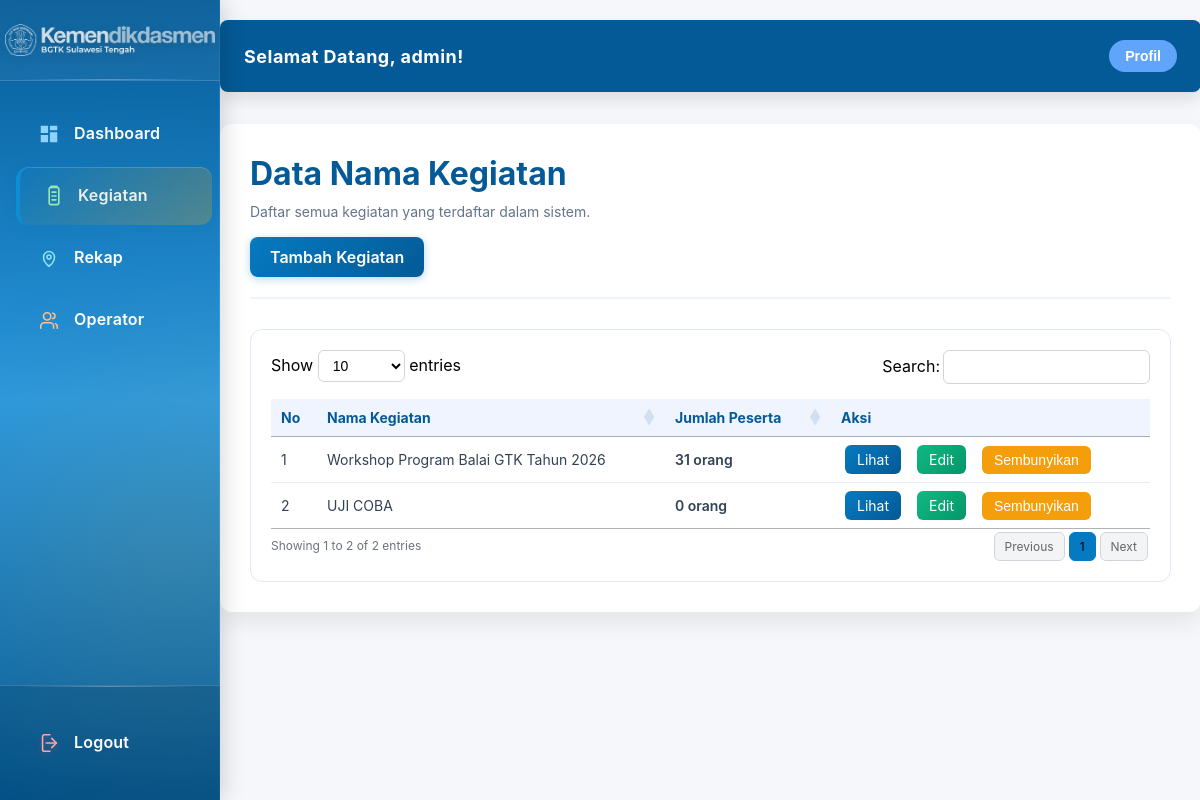
The page /admin/kegiatan (signed in) on the database as committed earlier.
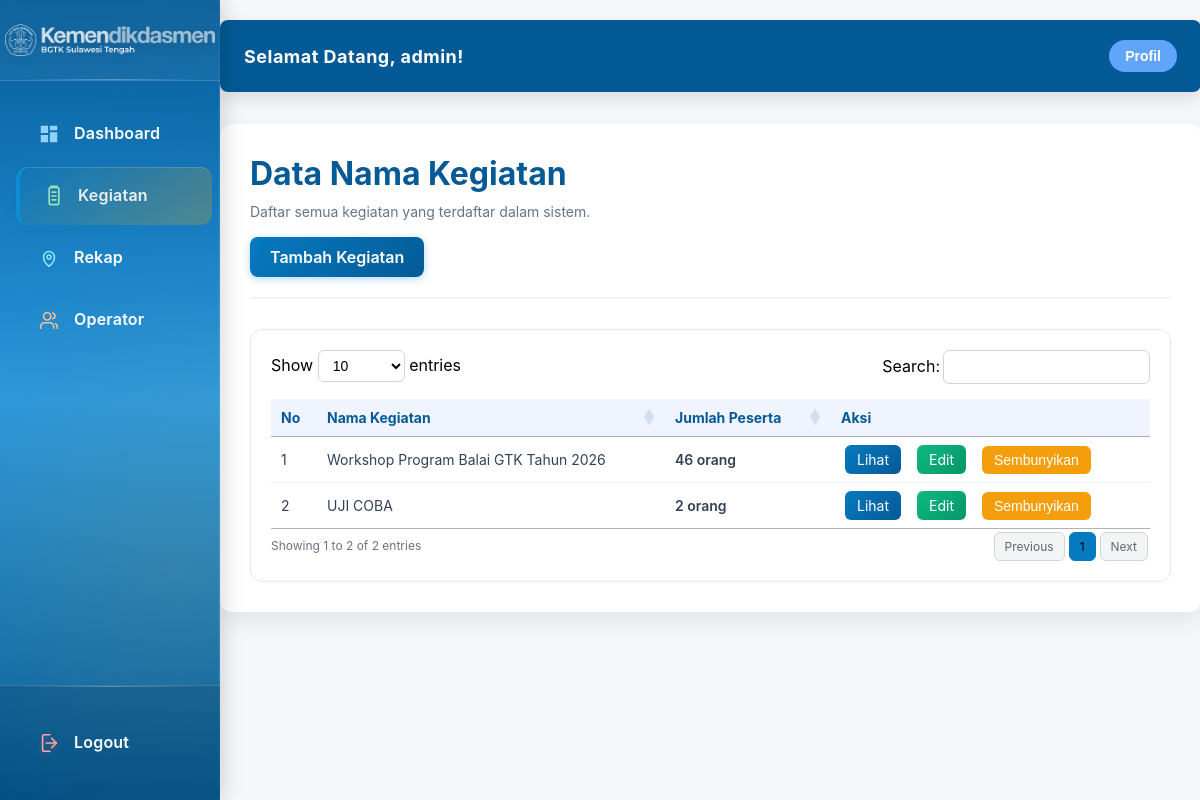
The same page on the database as committed later.
### tables this page shows
CREATE TABLE kegiatan_master (
            id INTEGER PRIMARY KEY AUTOINCREMENT,
            nama_kegiatan TEXT NOT NULL,
            waktu_pelaksanaan VARCHAR(100) NOT NULL,
            tempat_pelaksanaan VARCHAR(200) NOT NULL,
            created_at TIMESTAMP DEFAULT CURRENT_TIMESTAMP,
            updated_at TIMESTAMP DEFAULT CURRENT_TIMESTAMP
        , is_hidden INTEGER DEFAULT 0);

### app.py (the view)
@app.route('/admin/kegiatan')
@admin_required
def admin_kegiatan():
    connection = get_db_connection()
    if connection is None:
        flash('Koneksi database gagal!', 'error')
        return render_template('admin/admin-kegiatan.html', kegiatan_list=[], username=get_username(), user_role=get_user_role())
    user_id = get_user_id()
    user_role = get_user_role()
    try:
        cursor = connection.cursor()
        if user_role == 'operator':
            cursor.execute("""
                SELECT
                    k.nama_kegiatan,
                    COALESCE(COUNT(b.id), 0) as jumlah_peserta,
                    k.id as kegiatan_id,
                    COALESCE(k.is_hidden, 0) as is_hidden
                FROM kegiatan_master k
                INNER JOIN operator_kegiatan ok ON k.id = ok.kegiatan_id
                LEFT JOIN biodata_kegiatan b ON TRIM(k.nama_kegiatan) = TRIM(b.nama_kegiatan)
                WHERE ok.user_id = ?
                    AND TRIM(k.nama_kegiatan) != ''
                GROUP BY k.id, k.nama_kegiatan, k.is_hidden
                ORDER BY k.id DESC
            """, (user_id,))
        else:
            cursor.execute("""
                SELECT
                    k.nama_kegiatan,
                    COALESCE(COUNT(b.id), 0) as jumlah_peserta,
                    k.id as kegiatan_id,
                    COALESCE(k.is_hidden, 0) as is_hidden
                FROM kegiatan_master k
                LEFT JOIN biodata_kegiatan b ON TRIM(k.nama_kegiatan) = TRIM(b.nama_kegiatan)
                WHERE TRIM(k.nama_kegiatan) != ''
                GROUP BY k.id, k.nama_kegiatan, k.is_hidden
                ORDER BY k.id DESC
            """)
        kegiatan_list = cursor.fetchall()
    except sqlite3.Error as e:
        flash(f'Terjadi kesalahan saat mengambil data: {str(e)}', 'error')
        kegiatan_list = []
    finally:
        if connection:
            cursor.close()
            connection.close()
    return render_template('admin/admin-kegiatan.html', kegiatan_list=kegiatan_list, username=get_username(), user_role=get_user_role())

### app.py (called while the page is built)
def get_db_connection():
    try:
        connection = sqlite3.connect(DB_PATH, check_same_thread=False)
        connection.row_factory = sqlite3.Row  # Enable dictionary-like access
        connection.execute('PRAGMA foreign_keys = ON')
        return connection
    except sqlite3.Error as e:
        print(f"❌ Error connecting to SQLite: {e}")
        print(f"   Database path: {DB_PATH}")
        return None

def is_logged_in():
    return session.get('logged_in', False)

def get_user_id():
    return session.get('user_id')

def get_user_role():
    return session.get('user_role', 'user')

def is_admin():
    return session.get('is_admin', False)

def get_username():
    return session.get('username')

def get_user_display_name():
    user_nama = session.get('user_nama')
    username = session.get('username')
    return user_nama if user_nama else (username if username else 'Admin')

@app.before_request
def refresh_session():
    if session.get('logged_in'):
        session.permanent = True
        session.modified = True

### templates/admin/admin-kegiatan.html (shortened to what the changed rows need)
<!DOCTYPE html>
<html lang="id">
<head>
    <link rel="stylesheet" href="{{ url_for('static', filename='css/admin.css') }}">
    <link rel="stylesheet" href="https://cdn.datatables.net/1.13.7/css/jquery.dataTables.min.css">
</head>
<body>
    <div class="admin-wrapper">
        <main class="main-content">
            <div class="container">
                <div class="header">
                    <div>
                        <h1>Data Nama Kegiatan</h1>
                    </div>
                </div>
                <div class="kegiatan-card">
                    {% if kegiatan_list %}
                        <div class="kegiatan-table-wrapper">
                            <table id="kegiatanTable" class="kegiatan-table">
                                <thead>
                                    <tr>
                                        <th>No</th>
                                        <th>Nama Kegiatan</th>
                                        <th>Jumlah Peserta</th>
                                        <th>Aksi</th>
                                    </tr>
                                </thead>
                                <tbody>
                                    {% for kegiatan in kegiatan_list %}
                                    <tr>
                                        <td></td>
                                        <td>{{ kegiatan.nama_kegiatan }}</td>
                                        <td class="jumlah-cell" data-order="{{ kegiatan.jumlah_peserta }}">{{ kegiatan.jumlah_peserta }} orang</td>
                                        <td class="action-cell">
                                            <div class="action-buttons">
                                                <a href="{{ url_for('admin_detail_kegiatan', nama_kegiatan=kegiatan.nama_kegiatan) }}" class="btn-view" style="text-decoration: none; display: inline-block;">
                                                    Lihat
                                                </a>
                                                <a href="{% if user_role == 'operator' %}{{ url_for('operator_edit_kegiatan', kegiatan_id=kegiatan.kegiatan_id) }}{% else %}{{ url_for('admin_edit_kegiatan', kegiatan_id=kegiatan.kegiatan_id) }}{% endif %}" class="btn-edit-kegiatan" style="text-decoration: none; display: inline-block; padding: 6px 12px; margin: 0 4px; background: linear-gradient(135deg, #10b981 0%, #059669 100%); color: white; border: none; border-radius: 6px; font-size: 14px; cursor: pointer; transition: box-shadow 0.2s ease;">
                                                    Edit
                                                </a>
                                                {% if user_role != 'operator' %}
                                                <form method="POST" action="{{ url_for('toggle_hide_kegiatan', kegiatan_id=kegiatan.kegiatan_id) }}" style="display: inline-block; margin: 0 4px;">
                                                    <button type="submit"
                                                            class="btn-toggle-hide"
                                                            data-kegiatan-name="{{ kegiatan.nama_kegiatan }}"
                                                            data-is-hidden="{{ kegiatan.is_hidden }}"
                                                            onclick="confirmToggleHide(event, this); return false;"
                                                            style="padding: 6px 12px; margin: 0; color: white; border: none; border-radius: 6px; font-size: 14px; cursor: pointer; transition: box-shadow 0.2s ease;">
                                                        {% if kegiatan.is_hidden == 1 %}Tampilkan{% else %}Sembunyikan{% endif %}
                                                    </button>
                                                </form>
                                                {% endif %}
                                            </div>
                                        </td>
                                    </tr>
                                    {% endfor %}
                                </tbody>
                            </table>
                        </div>
                    {% else %}
                        <div class="empty-state">
                            <p>Belum ada data kegiatan yang terdaftar.</p>
                        </div>
                    {% endif %}
                </div>
            </div>
        </main>
    </div>
</body>
</html>

Rows that differ between the two databases and show on the page:
computed for kegiatan_master "Workshop Program Balai GTK Tahun 2026": jumlah_peserta "31" → "46"
changed kegiatan_master "UJI COBA": jumlah_peserta "0" → "2"
